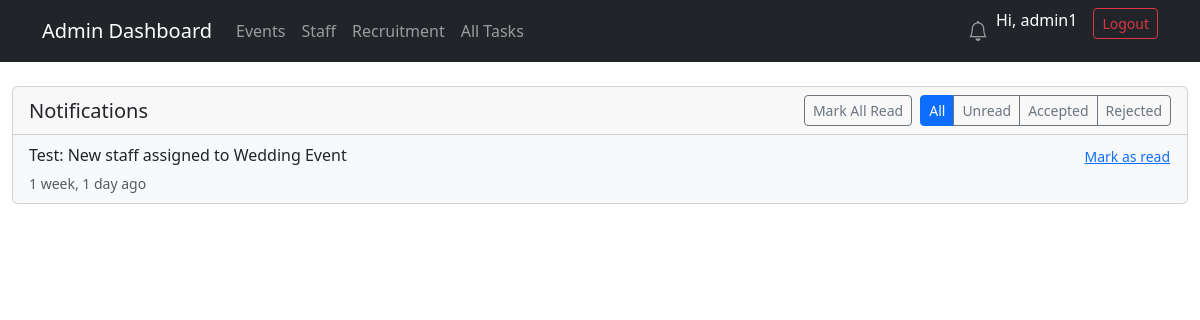
The page /staff/notifications/ (signed in) on the database as committed earlier.
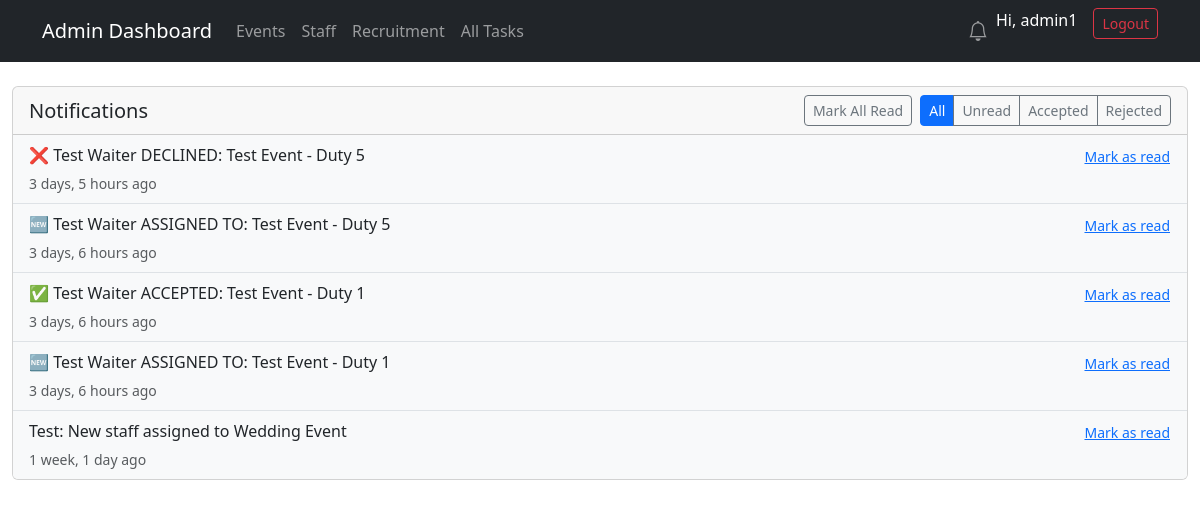
The same page on the database as committed later.
### staff/models.py (models this page shows, shortened)
class Notification(models.Model):
    NOTIFICATION_TYPES = [
        ('assignment', 'Assignment'),
        ('incident', 'Incident'),
        ('leave', 'Leave'),
        ('general', 'General'),
    ]
    ACTION_CHOICES = [
        ('accept', 'Accept'),
        ('reject', 'Reject'),
        ('accept_action', 'Accept Action'),
        ('reject_action', 'Reject Action'),
    ]
    SENDER_TYPE_CHOICES = [
        ('staff', 'Staff'),
        ('admin', 'Admin')
    ]
    user = models.ForeignKey(settings.AUTH_USER_MODEL, on_delete=models.CASCADE, related_name='notifications')
    sender = models.ForeignKey(settings.AUTH_USER_MODEL, on_delete=models.CASCADE, related_name='sent_notifications')
    sender_type = models.CharField(max_length=10, choices=SENDER_TYPE_CHOICES)
    title = models.CharField(max_length=255)
    message = models.TextField()
    notification_type = models.CharField(max_length=20, choices=NOTIFICATION_TYPES, default='general')
    related_event = models.ForeignKey('Event', on_delete=models.CASCADE, null=True, blank=True)
    related_assignment = models.ForeignKey('Assignment', on_delete=models.CASCADE, null=True, blank=True)
    is_read = models.BooleanField(default=False)
    read_by = models.ForeignKey(settings.AUTH_USER_MODEL, on_delete=models.SET_NULL, related_name='read_notifications', null=True, blank=True)
    read_at = models.DateTimeField(null=True, blank=True)
    action_required = models.CharField(max_length=255, blank=True, null=True)
    action_response = models.CharField(max_length=20, choices=ACTION_CHOICES, blank=True, null=True)
    action_responded_at = models.DateTimeField(null=True, blank=True)
    created_at = models.DateTimeField(auto_now_add=True)
    is_dismissable = models.BooleanField(default=False)
    class Meta:
        ordering = ['-created_at']
        indexes = [
            models.Index(fields=['user', 'is_read']),
            models.Index(fields=['sender', 'created_at']),
        ]
    @property
    def requires_action(self):  # <-- ADD THIS
        return self.action_required is not None and self.action_response is None
    @property
    def link(self):  # <-- ADD THIS
        if self.related_assignment:
            return f"/staff/event/{self.related_assignment.event.id}/"
        if self.related_event:
            return f"/staff/event/{self.related_event.id}/"
        return "#"

### staff/views.py (the view)
# urls.py: path('notifications/', NotificationListView.as_view(), name='notifications_list'),
class NotificationListView(LoginRequiredMixin, ListView):
    login_url = 'staff:staff_login'
    model = Notification
    template_name = 'staff/notifications_list.html'
    context_object_name = 'notifications'
    def get_queryset(self):
        qs = Notification.objects.filter(user=self.request.user).order_by('-created_at')
        status = self.request.GET.get('status')
        if status == 'unread':
            qs = qs.filter(is_read=False)
        elif status == 'read':
            qs = qs.filter(is_read=True)
        elif status == 'accepted':
            qs = qs.filter(action_response__in=['accept', 'accept_action'])
        elif status == 'rejected':
            qs = qs.filter(action_response__in=['reject', 'reject_action'])
        return qs
    def get_context_data(self, **kwargs):
        context = super().get_context_data(**kwargs)
        context['status'] = self.request.GET.get('status', 'all')
        return context

### staff/templates/staff/notifications_list.html (shortened to what this page needs)
{% extends "staff/base.html" %}
{% block content %}
<div class="card">
    <div class="card-header d-flex justify-content-between align-items-center">
        <h5 class="mb-0">Notifications</h5>
        <div class="d-flex gap-2">
            <a href="{% url 'staff:mark_all_notifications_read' %}" class="btn btn-sm btn-outline-secondary">
                Mark All Read
            </a>
            <div class="btn-group btn-group-sm">
                <a href="{% url 'staff:notifications_list' %}" class="btn btn-{% if status == 'all' %}primary{% else %}outline-secondary{% endif %}">All</a>
                <a href="?status=unread" class="btn btn-{% if status == 'unread' %}primary{% else %}outline-secondary{% endif %}">Unread</a>
                <a href="?status=accepted" class="btn btn-{% if status == 'accepted' %}primary{% else %}outline-secondary{% endif %}">Accepted</a>
                <a href="?status=rejected" class="btn btn-{% if status == 'rejected' %}primary{% else %}outline-secondary{% endif %}">Rejected</a>
            </div>
        </div>
    </div>
    <div class="list-group list-group-flush">
        {% for notification in notifications %}
        <div class="list-group-item {% if not notification.is_read %}bg-light{% endif %}" id="notification-{{ notification.id }}">
            <div class="d-flex w-100 justify-content-between align-items-start">
                <div>
                    <p class="mb-1">{{ notification.message }}</p>
                    <small class="text-muted">{{ notification.created_at|timesince }} ago</small>
                </div>
                <div class="text-end">
                    {% if not notification.is_read %}
                    <button class="btn btn-link btn-sm p-0 mark-read-btn" data-id="{{ notification.id }}">Mark as read</button>
                    {% endif %}
                </div>
            </div>
        </div>
        {% empty %}
        <div class="list-group-item text-center text-muted">No notifications</div>
        {% endfor %}
    </div>
</div>
{% endblock %}

Rows that differ between the two databases and show on the page:
added Notification: message "❌ Test Waiter DECLINED: Test Event - Duty 5", created_at "3 days, 5 hours"
added Notification: message "🆕 Test Waiter ASSIGNED TO: Test Event - Duty 5", created_at "3 days, 6 hours"
added Notification: message "✅ Test Waiter ACCEPTED: Test Event - Duty 1", created_at "3 days, 6 hours"
added Notification: message "🆕 Test Waiter ASSIGNED TO: Test Event - Duty 1", created_at "3 days, 6 hours"
